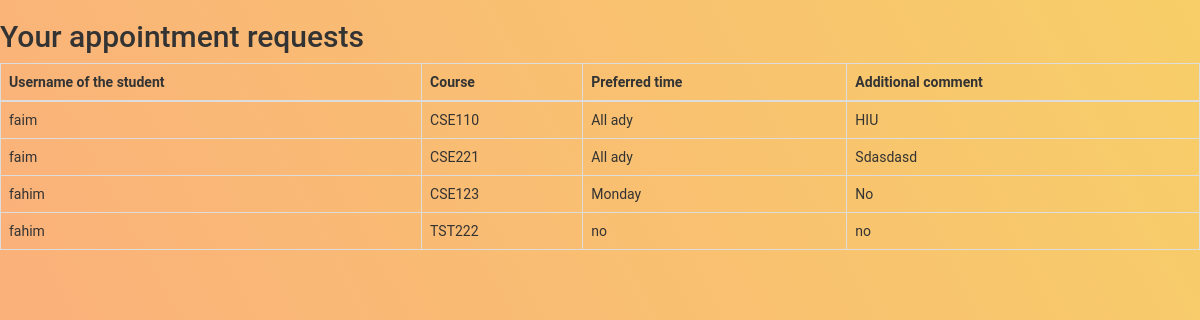
The app's page /checkapt.php (signed in) with its own data.
### tables this page shows
CREATE TABLE `appointment` (
  `id` int(100) NOT NULL,
  `requser` varchar(100) NOT NULL,
  `teauser` varchar(100) NOT NULL,
  `coursetitle` varchar(100) NOT NULL,
  `comment` varchar(100) NOT NULL,
  `time` varchar(50) NOT NULL
);

### checkapt.php (the view, shortened to what this page needs)
<!DOCTYPE html>
<html lang="en">
<head>
  <link rel="stylesheet" href="https://maxcdn.bootstrapcdn.com/bootstrap/3.4.0/css/bootstrap.min.css">
  <link rel="stylesheet" href="style.css">
</head>
<body>
<h2>Your appointment requests</h2>
<div class="bs-docs-example">
    <div id="myTabContent" class="tab-content">
        <div class="tab-pane fade in active" id="cse">
            <table class="table table-bordered">
                <thead>
                    <tr>
                        <th>Username of the student </th>
                        <th>Course</th>
                        <th>Preferred time</th>
                        <th>Additional comment</th>
                    </tr>
                </thead>
                <tbody>
<?php
$conn = mysqli_connect("localhost", "root", "", "testsite");
$sql = "SELECT requser, teauser, coursetitle, time, comment FROM appointment";
$result = $conn->query($sql);
if ($result->num_rows > 0) {
while($row = mysqli_fetch_array($result)) {
    if($row["teauser"] === $_SESSION["username"]){
        echo "<tr>";
        echo "<td>" . $row['requser'] . "</td>";
        echo "<td>" . $row['coursetitle'] . "</td>";
        echo "<td>" . $row['time'] . "</td>";
        echo "<td>" . $row['comment'] . "</td>";
        echo "<tr>";
    }
}
echo "</table>";
} else { echo "0 results"; }
?>
        </div>
        </body>
        </html>

### style.css (style rules this page uses)
body { background-color: #FBAB7E; background-image: linear-gradient(62deg, #FBAB7E 0%, #F7CE68 100%); height: 100%; margin: 0; background-repeat: no-repeat; background-attachment: fixed; font-family: 'Roboto', sans-serif; }
html { height: 100%; }

### records on screen
appointment: requser "faim", coursetitle "CSE110", time "All ady", comment "HIU"
appointment: requser "faim", coursetitle "CSE221", time "All ady", comment "Sdasdasd"
appointment: requser "fahim", coursetitle "CSE123", time "Monday", comment "No"
appointment: requser "fahim", coursetitle "TST222", time "no", comment "no"
